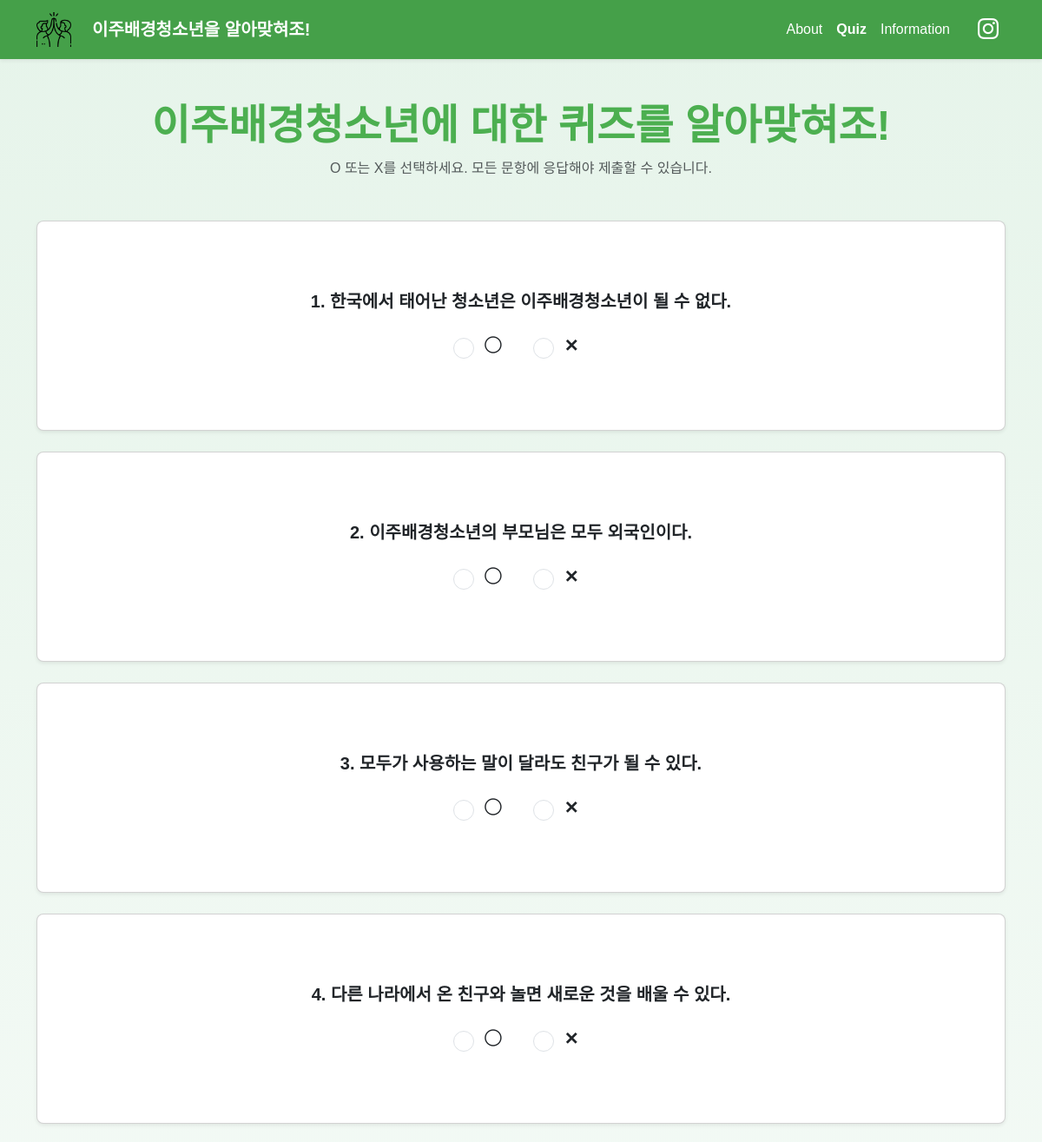
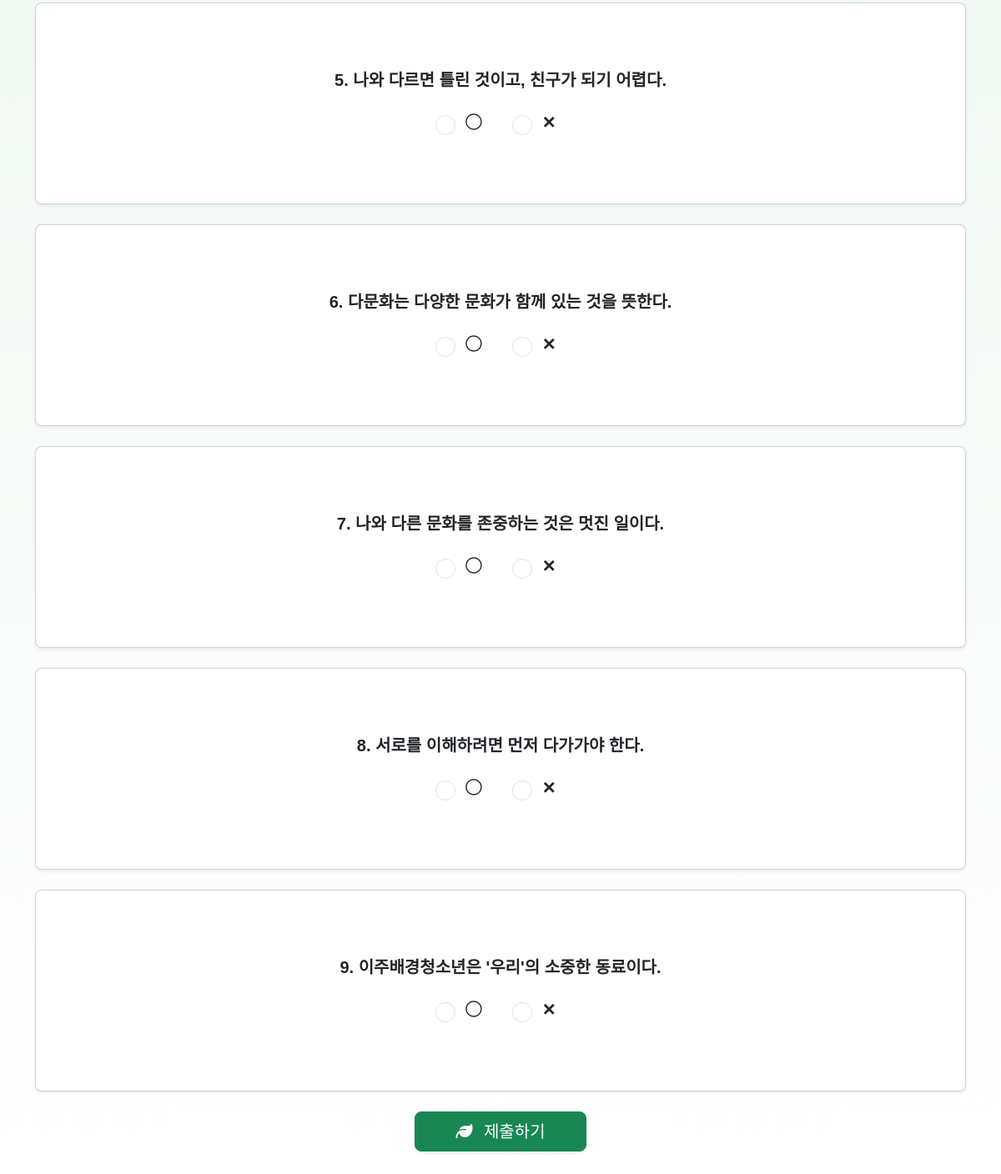
The app's page /quiz/ with its own data (2 pictures, top to bottom).
### quiz/models.py (models this page shows, shortened)
class Question(models.Model):
    text = models.TextField()  # 문제 내용
    explanation = models.TextField(blank=True)  # 해설
    correct_answer = models.CharField(max_length=10)    # 정답 ("O", "X")

### quiz/views.py (the view, shortened to what this page needs)
# urls.py: path('', views.quiz_view, name='quiz'),
def quiz_view(request):
    questions = Question.objects.all()
    return render(request, 'quiz/quiz_form.html', {'questions': questions})

### templates/quiz/quiz_form.html (shortened to what this page needs)
{% extends "base.html" %}
{% load static %}
{% block content %}
<div class="container my-5">
  <div class="text-center mb-5">
    <h1 class="fw-bold display-5" style="color: green;">이주배경청소년에 대한 퀴즈를 알아맞혀조!</h1>
    <p class="text-muted">O 또는 X를 선택하세요. 모든 문항에 응답해야 제출할 수 있습니다.</p>
  </div>
  <form method="post">
    {% for q in questions %}
    <div class="card shadow-sm mb-4 rounded-3">
      <div class="card-body text-center" style="padding-top: 5rem; padding-bottom: 5rem;">
        <h5 class="card-title mb-4 fw-bold">{{ forloop.counter }}. {{ q.text }}</h5>
        <div class="d-flex justify-content-center gap-5">
          <div class="form-check">
            <input class="form-check-input fs-4" type="radio" name="question_{{ q.id }}" value="O" id="q{{ q.id }}o">
            <label class="form-check-label fs-5 fw-bold" for="q{{ q.id }}o">◯</label>
          </div>
          <div class="form-check">
            <input class="form-check-input fs-4" type="radio" name="question_{{ q.id }}" value="X" id="q{{ q.id }}x">
            <label class="form-check-label fs-5 fw-bold" for="q{{ q.id }}x">✕</label>
          </div>
        </div>
      </div>
    </div>
    {% endfor %}
    <div class="text-center">
      <button type="submit" class="btn btn-lg btn-success px-5 shadow-sm">
        <i class="fas fa-leaf me-2"></i> 제출하기
      </button>
    </div>
  </form>
</div>
{% endblock %}

### static/style.css (style rules this page uses)
body { font-family: 'Noto Sans KR', sans-serif !important; }

### templates/base.html (style rules this page uses)
body { font-family: 'Pretendard', sans-serif; background: linear-gradient(to bottom, #e6f4ea, #ffffff); }
h1, h2, h3, .text-primary { color: #4CAF50 !important; }
.card { border: none; box-shadow: 0 4px 8px rgba(76, 175, 80, 0.15); transition: transform 0.3s ease; }

### records on screen
Question: text "한국에서 태어난 청소년은 이주배경청소년이 될 수 없다."
Question: text "이주배경청소년의 부모님은 모두 외국인이다."
Question: text "모두가 사용하는 말이 달라도 친구가 될 수 있다."
Question: text "다른 나라에서 온 친구와 놀면 새로운 것을 배울 수 있다."
Question: text "나와 다르면 틀린 것이고, 친구가 되기 어렵다."
Question: text "다문화는 다양한 문화가 함께 있는 것을 뜻한다."
Question: text "나와 다른 문화를 존중하는 것은 멋진 일이다."
Question: text "서로를 이해하려면 먼저 다가가야 한다."
Question: text "이주배경청소년은 '우리'의 소중한 동료이다."
